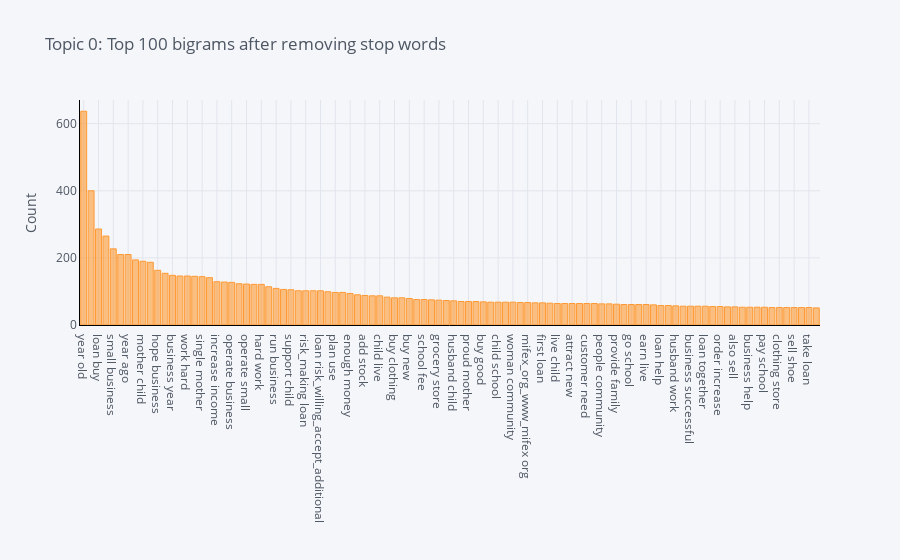

This figure's notebook cell:
### Code cell
plot_model(lda, plot = 'bigram')

### Figure 1 — Plotly figure (JSON) as saved in the notebook; plotly's stock layout.template omitted (floating-point values rounded to 4 significant figures)
{"data": [{"name": "count", "text": "", "y": [637, 400, 286, 265, 227, 210, 210, 194, 190, 187, 163, 154, 148, 146, 146, 145, 144, 141, 129, 128, 127, 123, 122, 121, 121, 114, 109, 106, 105, 102, 102, 102, 102, 99, 97, 97, 94, 90, 88, 87, 87, 83, 81, 81, 79, 76, 76, 75, 74, 73, 72, 70, 70, 70, 69, 68, 68, 68, 68, 67, 67, 66, 66, 65, 64, 64, 64, 64, 64, 64, 63, 63, 62, 61, 61, 61, 61, 60, 58, 58, 57, 56, 56, 56, 56, 55, 55, 54, 54, 53, 53, 53, 53, 52, 52, 52, 52, 52, 52, 51], "marker": {"color": "rgba(255, 153, 51, 0.6)", "line": {"color": "rgba(255, 153, 51, 1.0)", "width": 1}}, "x": ["year old", "request loan", "loan buy", "expand business", "small business", "start business", "year ago", "use loan", "mother child", "sell clothing", "hope business", "business sell", "business year", "loan purchase", "work hard", "support family", "single mother", "would like", "increase income", "beauty product", "operate business", "start small", "operate small", "sell clothe", "hard work", "marry child", "run business", "business allow", "support child", "many_communities_remain loan", "risk_making loan", "risk_willing_accept_additional risk_making", "loan risk_willing_accept_additional", "repay loan", "plan use", "attend school", "enough money", "receive loan", "add stock", "old single", "child live", "disclaimer_due_recent_event many_communities_remain", "buy clothing", "run small", "buy new", "old mother", "school fee", "good education", "grocery store", "child age", "husband child", "training_educational_programs_information microfinance_ecuador_services_please", "proud mother", "second loan", "buy good", "business training_educational_programs_information", "child school", "make business", "woman community", "microfinance_ecuador_services_please mifex_org_www_mifex", "mifex_org_www_mifex org", "old marry", "first loan", "old woman", "live child", "make live", "attract new", "start sell", "customer need", "woman live", "people community", "clothing bulk", "provide family", "month ago", "go school", "sell good", "earn live", "add new", "loan help", "child attend", "husband work", "income family", "business successful", "last year", "loan together", "entrepreneur hope", "order increase", "business selling", "also sell", "live community", "business help", "business grow", "pay school", "high demand", "clothing store", "business able", "sell shoe", "support children", "take loan", "child sell"], "type": "bar", "orientation": "v"}], "layout": {"title": {"text": "Topic 0: Top 100 bigrams after removing stop words", "font": {"color": "#4D5663"}}, "paper_bgcolor": "#F5F6F9", "plot_bgcolor": "#F5F6F9", "yaxis": {"tickfont": {"color": "#4D5663"}, "title": {"text": "Count", "font": {"color": "#4D5663"}}, "showgrid": true, "zerolinecolor": "#E1E5ED", "gridcolor": "#E1E5ED", "linecolor": "black"}, "xaxis": {"tickfont": {"color": "#4D5663"}, "title": {"text": "", "font": {"color": "#4D5663"}}, "showgrid": true, "zerolinecolor": "#E1E5ED", "gridcolor": "#E1E5ED", "linecolor": "black"}, "legend": {"bgcolor": "#F5F6F9", "font": {"color": "#4D5663"}}}}
